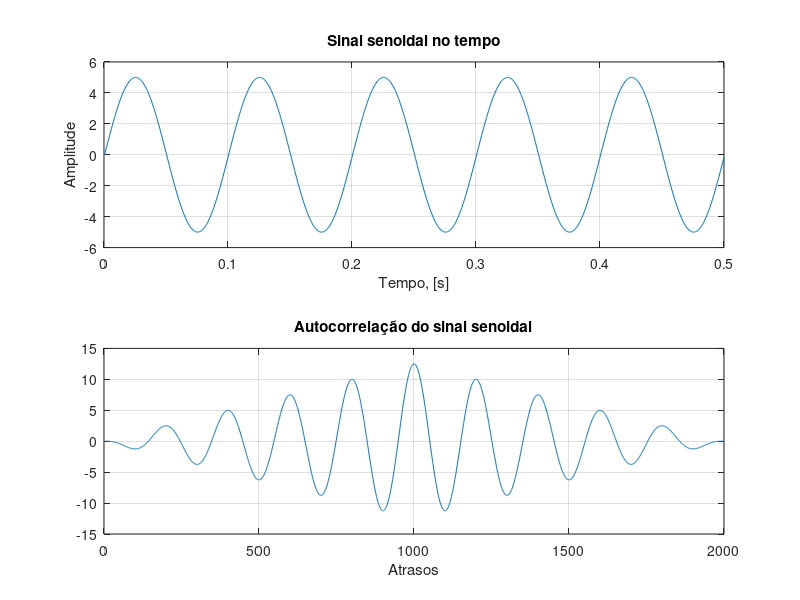

This figure's MATLAB source:
clc; close all;clear all;               % Limpa tela variáveis e fecha gráficos
%% Parâmetros do sinal 
N=1000;                                 % Número de amostras
f1=10;                                  % Frequência do seno (kHz)
Fs=2000;                                % Frequência de amostragem (kHz)
n=0:N-1;                                % Números de índice de amostra
Am=5;                                   % Amplitude do seno
x=Am*sin(2*pi*f1*n/Fs);                 % Gera o sinal x(n)
t=[1:N]*(1/Fs);                         % Definiçao do eixo do tempo
Rxx=xcorr(x,'biased');                  % Estima a autocorrelaçao de x(n)

%% Plotting
% Plota x(n)
subplot(2,1,1);                         
plot(t,x);                              
title('Sinal senoidal no tempo');
xlabel('Tempo, [s]');
ylabel('Amplitude');
grid;
% Plota Autocorrelação
subplot(2,1,2);                         
plot(Rxx);                             
title('Autocorrelação');
xlabel('Atrasos');
title('Autocorrelação do sinal senoidal');
grid;